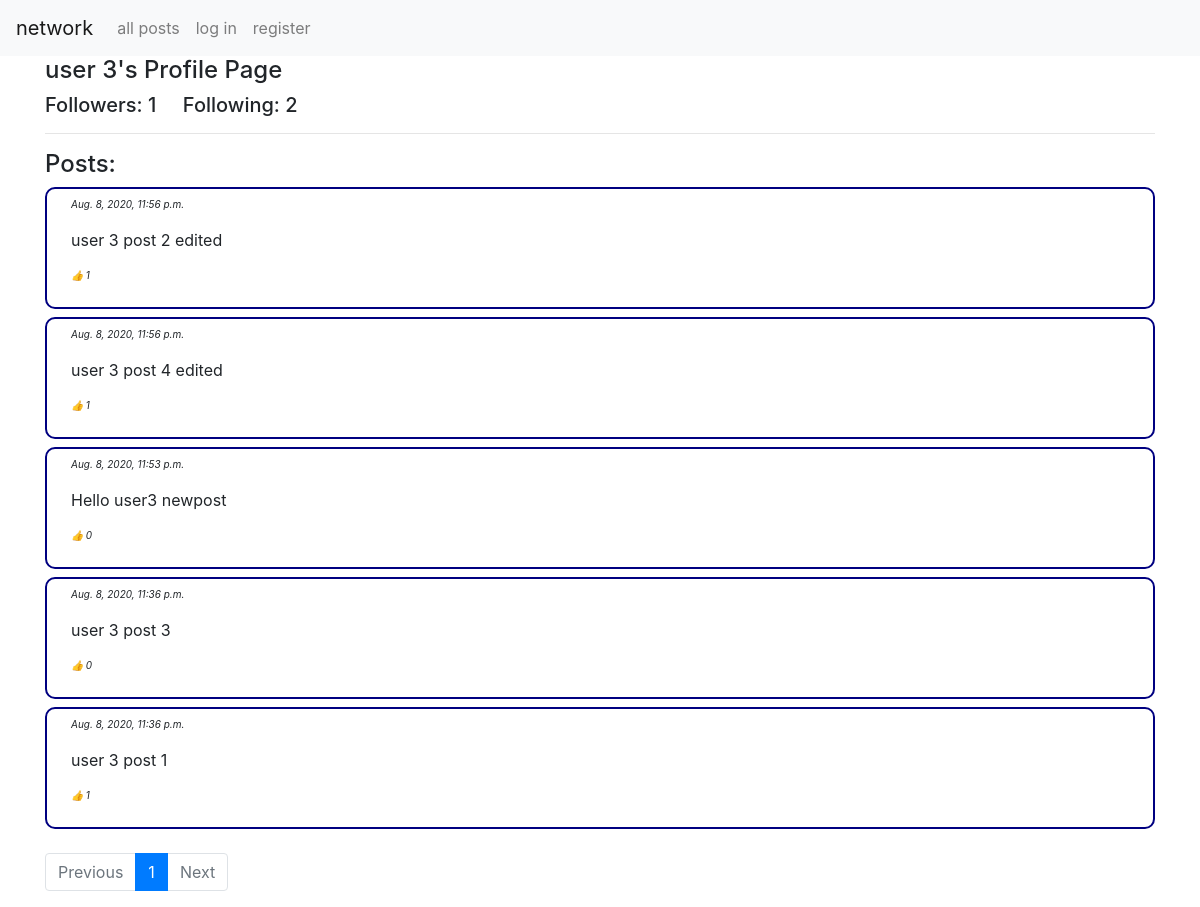
/all_post/1/2/15, run on the app's committed database.
### network/models.py (models this page shows, shortened)
class User(AbstractUser):
	pass

class Post(models.Model):
	author = models.ForeignKey("User", on_delete= models.CASCADE, related_name = "author")
	content = models.TextField()
	likes = models.ManyToManyField('User', related_name = "likes", blank = True)
	timestamp = models.DateTimeField(auto_now_add=True)

### network/views.py (the view)
# urls.py: path("all_post/<int:page_num>/<int:types>/<int:profid>", views.all_post, name = "all_post"),
def all_post(request, page_num, types, profid):
    allposts = True
    profile = False
    same = False
    following = False
    followingposts = False
    person_profile = request.user
    numfollowers = 0
    numfollowing = 0
    title = False
    if types == 0:
        posts = Post.objects.all().order_by('-timestamp')
        title = "all posts"
    elif types == 1:
        print (Profile.objects.filter(followers__username=request.user.username).values_list("user"))
        posts = Post.objects.filter(author__in = Profile.objects.filter(followers__username=request.user.username).values("user")).order_by('-timestamp')
        allposts= False
        followingposts = True
        title = "following"
    elif types == 2:
        person_profile = User.objects.get(pk=profid)
        posts = Post.objects.filter(author = person_profile).order_by('-timestamp')
        allposts = False
        profile = True
        numfollowers = len(Profile.objects.get(user = person_profile).followers.all())
        numfollowing = len(Profile.objects.filter(followers__username=person_profile.username))
        print (numfollowers)
        if person_profile.username == request.user.username:
            same = True
        if Profile.objects.filter(user = person_profile, followers__username=request.user.username).exists():
            following = True
    p = Paginator(posts, 10)
    print(following)
    likes = []
    for post in p.page(page_num):
        likecount = len(post.likes.all())
        hasliked = Post.objects.filter(pk=post.id, likes__username=request.user.username).exists()
        info = [likecount, hasliked]
        likes.append(info)
    print()
    posts = zip(p.page(page_num), likes)
    context = {
        "allposts" : allposts,
        "profile": profile,
        "current_page_num" : page_num,
        "next_page": page_num + 1,
        "previous_page": page_num - 1,
        "num_pages" : p.num_pages,
        "rnum_pages": range(1, p.num_pages + 1),
        "posts" : posts,
        "profname": person_profile,
        "same": same,
        "following": following,
        "numfollowers": numfollowers,
        "numfollowing": numfollowing,
        "followingposts" : followingposts,
        "type": types,
        "title": title,
    }
    return render(request, "network/index.html", context)

### network/templates/network/index.html (shortened to what this page needs)
{% extends "network/layout.html" %}
{% load static %}
{% block body %}
	{% if profile %}
		{% if same %}
		<h4> Your Profile Page </h4>
		{% else %}
		<h4> {{ profname.username }}'s Profile Page </h4>
		{% endif %}
		<h5> <span id = "numfollow"> Followers: {{ numfollowers }} </span>  &nbsp;&nbsp;&nbsp; Following: {{ numfollowing }}</h5>
		<hr>
		<h4> Posts: </h4>
		{% for post, likes in posts %}
		<div class = "posts mb-2 px-4 py-2">
		<p class = "small">{{ post.timestamp }} </p>
				<p>{{ post.content }}</p>
				<p class="small"> &#128077; {{ likes.0 }} </p>
		</div>
		{% endfor %}
	<div class = "row follow">
	</div>
	{% endif %}
<nav aria-label="Page navigation example">
  <ul class="pagination">
  	{% if previous_page < 1 %}
    	<li class="page-item disabled"><a class="page-link" href="#">Previous</a></li>
    {% else %}
   	 <li class="page-item"><a class="page-link" href="/all_post/{{ previous_page }}/{{ type }}/0">Previous</a></li>
   	{% endif %}
    {% for number in rnum_pages %}
	    {% if number == current_page_num %}
	    	<li class="page-item active"><a class="page-link" href="/all_post/{{ number }}/{{ type }}/0">{{ number }}</a></li>
	    {% else %}
	    	<li class="page-item"><a class="page-link" href="/all_post/{{ number }}/{{ type }}/0">{{ number }}</a></li>
	    {% endif %}
    {% endfor %}
    {% if next_page > num_pages %}
    	<li class="page-item disabled"><a class="page-link" href="#">Next</a></li>
    {% else %}
   	 <li class="page-item"><a class="page-link" href="/all_post/{{ next_page }}/{{ type }}/0">Next</a></li>
   	{% endif %}
  </ul>
</nav>
{% endblock %}
{% block script %}
	<link rel="stylesheet"  href="{% static 'network/styles.css' %}">
	<link rel="stylesheet" href="https://cdnjs.cloudflare.com/ajax/libs/font-awesome/4.7.0/css/font-awesome.min.css">
{% endblock %}

### network/templates/network/layout.html (shortened to what this page needs)
{% load static %}
<!DOCTYPE html>
<html lang="en">
    <head>
        <link href="{% static 'network/styles.css' %}" rel="stylesheet">
        <link rel="stylesheet" href="https://stackpath.bootstrapcdn.com/bootstrap/4.3.1/css/bootstrap.min.css">
        {% block script %}
        {% endblock %}
    </head>
    <body>
        <nav class="navbar navbar-expand-lg navbar-light bg-light">
            <a class="navbar-brand" href="#">network</a>
            <div>
              <ul class="navbar-nav mr-auto">
                <li class="nav-item">
                  <a class="nav-link" id = "all" href="{% url 'index' %}">all posts</a>
                </li>
                {% if user.is_authenticated %}
                    <li class="nav-item">
                        <a class="nav-link" id = "follow" href="/all_post/1/1/0">following</a>
                    </li>
                    <li class="nav-item">
                        <a class="nav-link" href="{% url 'logout' %}">log out</a>
                    </li>
                {% else %}
                    <li class="nav-item">
                        <a class="nav-link" href="{% url 'login' %}">log in</a>
                    </li>
                    <li class="nav-item">
                        <a class="nav-link" href="{% url 'register' %}">register</a>
                    </li>
                {% endif %}
              </ul>
            </div>
          </nav>
        <div class="body container">
            {% block body %}
            {% endblock %}
        </div>
    </body>
</html>

### network/static/network/styles.css (style rules this page uses)
.posts { border-radius: 10px; border: 2px solid navy }
p.small { font-style: italic; font-size: 10px }

### data on the page
User: username "user 3"
Post: timestamp "Aug. 8, 2020, 11:56 p.m.", content "user 3 post 2 edited", likes "1"
Post: timestamp "Aug. 8, 2020, 11:56 p.m.", content "user 3 post 4 edited", likes "1"
Post: timestamp "Aug. 8, 2020, 11:53 p.m.", content "Hello user3 newpost", likes "0"
Post: timestamp "Aug. 8, 2020, 11:36 p.m.", content "user 3 post 3", likes "0"
Post: timestamp "Aug. 8, 2020, 11:36 p.m.", content "user 3 post 1", likes "1"

### other printed values
{{ numfollowers }} "1"
{{ numfollowing }} "2"
{{ number }} "1"
